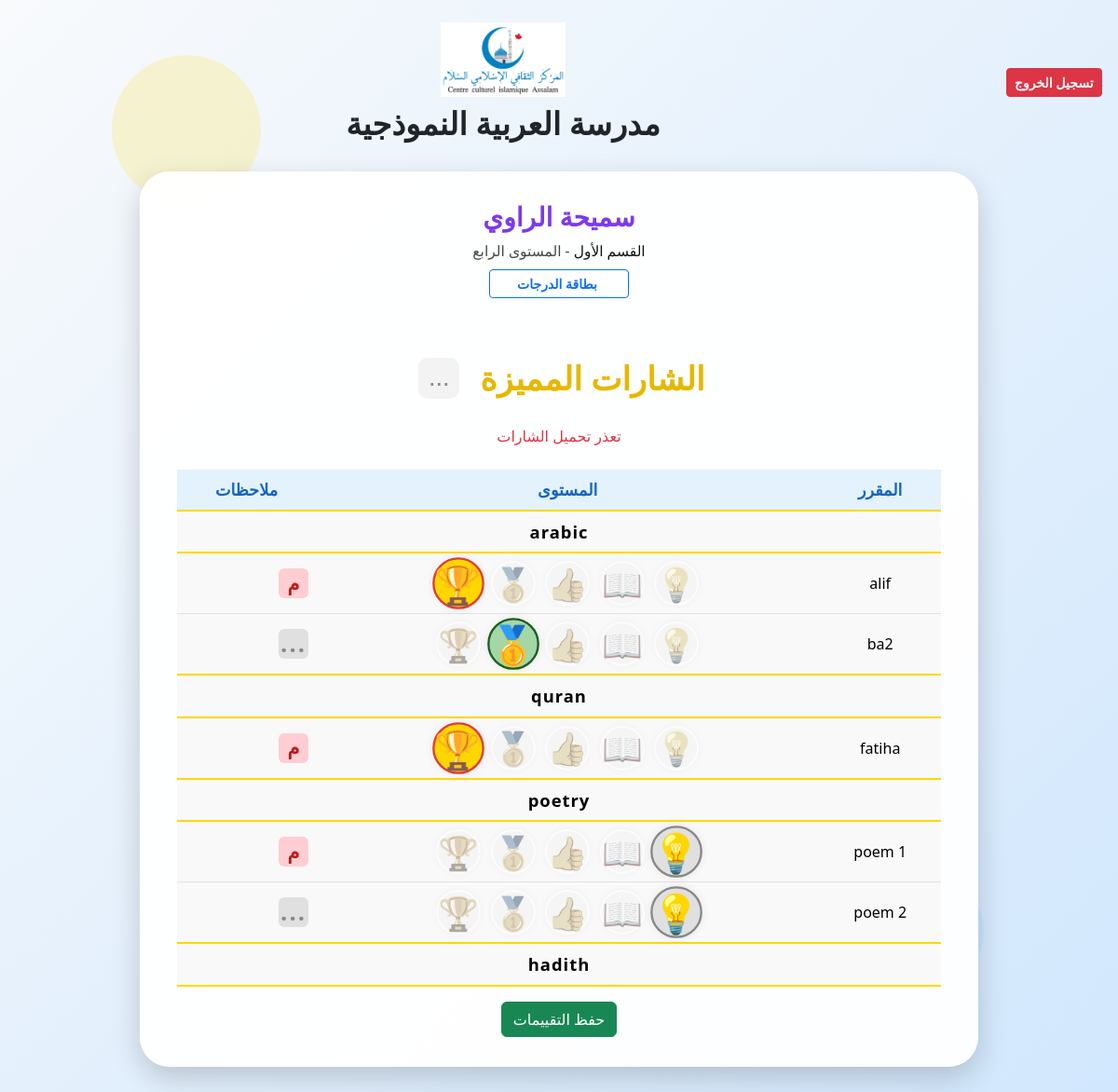
The page /student_abilities/7/5 (signed in) on the database its author committed.
### tables this page shows
CREATE TABLE students (
        id INTEGER PRIMARY KEY,
        name TEXT NOT NULL,
        class_id INTEGER,
        email TEXT,
        phone TEXT,
        notes TEXT,
        alerts TEXT
    , date_of_birth TEXT, secondary_email TEXT);

CREATE TABLE classes (
        id INTEGER PRIMARY KEY AUTOINCREMENT,
        name TEXT NOT NULL,
        teacher_id INTEGER,
        local_admin_id INTEGER NOT NULL,
        level_id INTEGER, backup_teacher_id INTEGER, dawra1_pub_start TEXT, dawra1_pub_end TEXT, dawra2_pub_start TEXT, dawra2_pub_end TEXT, dawra3_pub_start TEXT, dawra3_pub_end TEXT, year_pub_start TEXT, year_pub_end TEXT,
        FOREIGN KEY(teacher_id) REFERENCES teachers(id),
        FOREIGN KEY(local_admin_id) REFERENCES users(id),
        FOREIGN KEY(level_id) REFERENCES levels(id)
    );

CREATE TABLE levels (
        id INTEGER PRIMARY KEY AUTOINCREMENT,
        name TEXT NOT NULL,
        local_admin_id INTEGER NOT NULL,
        FOREIGN KEY(local_admin_id) REFERENCES users(id)
    );

CREATE TABLE curriculum_groups (
        id INTEGER PRIMARY KEY AUTOINCREMENT,
        name TEXT NOT NULL,
        local_admin_id INTEGER NOT NULL, level_id INTEGER,
        FOREIGN KEY(local_admin_id) REFERENCES users(id)
    );

CREATE TABLE curriculum_items (
        id INTEGER PRIMARY KEY AUTOINCREMENT,
        group_id INTEGER NOT NULL,
        name TEXT NOT NULL,
        FOREIGN KEY(group_id) REFERENCES curriculum_groups(id)
    );

### main.py (the view, shortened to what this page needs)
@app.route('/student_abilities/<int:student_id>/<int:class_id>', methods=['GET', 'POST'])
def student_abilities(student_id, class_id):
    from flask import session, redirect, url_for
    if 'user_id' not in session:
        return redirect(url_for('login'))
    import sqlite3
    from flask import jsonify
    import os
    import json
    conn = sqlite3.connect('ArabicSchool.db', timeout=10, check_same_thread=False)
    c = conn.cursor()
    info_path = os.path.join(os.path.dirname(__file__), 'school_info.json')
    if os.path.exists(info_path):
        with open(info_path, encoding='utf-8') as f:
            school_info = json.load(f)
    else:
        school_info = {"name": "", "logo": "school_logo.png"}
    c.execute('SELECT name, level_id FROM classes WHERE id=?', (class_id,))
    row = c.fetchone()
    if not row or not row[0] or not row[1]:
        conn.close()
        error_message = 'لم يتم العثور على الصف أو المستوى المطلوب.'
        return render_template('student_abilities.html', school_info=school_info, error_message=error_message)
    class_name = row[0]
    level_id = row[1]
    c.execute('SELECT name FROM levels WHERE id=?', (level_id,))
    level_row = c.fetchone()
    class_level = level_row[0] if level_row else ''
    c.execute('''SELECT cg.id, cg.name FROM curriculum_groups cg WHERE cg.level_id=?''', (level_id,))
    groups = []
    for group_id, group_name in c.fetchall():
        c.execute('''SELECT ci.id, ci.name FROM curriculum_items ci WHERE ci.group_id=?''', (group_id,))
        items = [{'id': cid, 'name': name} for cid, name in c.fetchall()]
        groups.append({'group_name': group_name, 'items': items})
    c.execute('SELECT curriculum_item_id, level, comment, comment_updated_at, comment_user FROM student_grades WHERE student_id=?', (student_id,))
    rows = c.fetchall()
    scores = {row[0]: row[1] for row in rows}
    comments = {row[0]: row[2] or '' for row in rows}
    comment_meta = {row[0]: {'updated_at': row[3], 'user': row[4]} for row in rows}
    editable = session.get('role') in ('teacher', 'local_admin')
    level_badges = [
        { 'label': 'بحاجة لمتابعة', 'class': 'level-none', 'icon': '💡' },
        { 'label': 'يتعلم', 'class': 'level-beginner', 'icon': '📖' },
        { 'label': 'مشاركة جيدة', 'class': 'level-intermediate', 'icon': '👍' },
        { 'label': 'جيد جداً', 'class': 'level-advanced', 'icon': '🥇' },
        { 'label': 'متميز', 'class': 'level-master', 'icon': '🏆' },
    ]
    c.execute('SELECT name FROM students WHERE id=?', (student_id,))
    row = c.fetchone()
    student_name = row[0] if row else ''
    conn.close()
    return render_template('student_abilities.html', school_info=school_info, groups=groups, scores=scores, comments=comments, comment_meta=comment_meta, editable=editable, level_badges=level_badges, student_name=student_name, student_id=student_id, class_id=class_id, class_name=class_name, class_level=class_level)

### templates/student_abilities.html (shortened to what this page needs)
<!DOCTYPE html>
<html lang="ar" dir="rtl">
<head>
    <link href="https://cdn.jsdelivr.net/npm/bootstrap@5.3.3/dist/css/bootstrap.min.css" rel="stylesheet">
</head>
<body>
    {% if error_message %}
    <div class="alert alert-danger text-center mt-5" role="alert" style="font-size:1.3rem;">
        {{ error_message }}
    </div>
    {% else %}
    <div class="d-flex justify-content-between align-items-center mb-4" style="padding-top: 24px;">
        <div class="text-start" style="min-width:120px;">
            <a href="/logout" class="btn btn-danger btn-sm" style="font-weight:bold; min-width:100px;">تسجيل الخروج</a>
        </div>
        <div class="text-center w-100">
            <img src="/static/{{ school_info.logo }}" alt="شعار المدرسة" style="max-height: 80px; margin-bottom: 8px;">
            <h1 style="font-size:2.1rem; font-weight:bold; margin-bottom:0;">{{ school_info.name }}</h1>
        </div>
    </div>
    <div class="bg-shape bg-shape1"></div>
    {% endif %}
    <div class="student-card">
        <h3 class="mb-2 text-center" style="color:#1769aa; font-weight:700;">
                     {% if student_name %}
            <span style="font-family:inherit; font-size:inherit; font-weight:inherit; color:#7c3aed;">{{ student_name }}</span>
            {% endif %}
        </h3>
        {% if class_name or class_level %}
        <div class="text-center" style="font-size:1.02rem; color:#222; font-weight:500; margin-bottom:1.2rem; display: flex; flex-direction: column; align-items: center; gap: 0.5rem;">
            <span style="font-size:0.97rem; color:#111; font-weight:400;">
              القسم
                {% if class_name %}{{ class_name }}{% endif %}
                {% if class_level %} <span style="color:#444;">-  المستوى
                  {{ class_level }}</span>{% endif %}
            </span>
            <a href="/score_card/{{ student_id }}" target="_blank" class="btn btn-outline-primary btn-sm" style="min-width: 150px; font-weight:600;">
                 بطاقة الدرجات
            </a>
        </div>
        {% endif %}
        <div class="super-badges-title" style="text-align:center; font-size:2.2rem; font-weight:bold; margin: 32px 0 8px 0; color:#e6b800; display:flex; align-items:center; justify-content:center; gap:16px;">
            <span>الشارات المميزة</span>
            <button id="super-badges-notes-btn" class="super-badge-notes-btn" title="ملاحظات الشارات" type="button">
                <span id="super-badges-notes-icon">...</span>
            </button>
        </div>
        <div id="super-badges-row" class="super-badges-row"></div>
        <table class="table curriculum-table" id="abilities-table">
            <thead>
                <tr>
                    <th>المقرر</th>
                    <th>المستوى</th>
                    <th>ملاحظات</th>
                </tr>
            </thead>
            <tbody>
                {% for group in groups %}
                    <tr class="category-header"><td colspan="3">{{ group.group_name }}</td></tr>
                    {% for item in group["items"] %}
                    <tr>
                        <td>{{ item.name }}</td>
                        <td>
                            {% if editable %}
                                <div class="badge-levels ability-badges" data-course-id="{{ item.id }}">
                                    {% for badge in level_badges %}
                                    <span class="badge-icon{% if scores[item.id]|default(0)==loop.index0 %} selected {{ badge.class }}{% endif %}" data-level="{{ loop.index0 }}" data-course-id="{{ item.id }}">{{ badge.icon }}</span>
                                    {% endfor %}
                                </div>
                            {% endif %}
                        </td>
                        <td>
                            <button type="button" class="btn btn-sm comment-btn d-flex align-items-center justify-content-center"
                                style="width:32px;height:32px;border-radius:6px;padding:0;background: {{ comments[item.id]|default('') and '#ffcdd2' or '#e0e0e0' }}; color: {{ comments[item.id]|default('') and '#b71c1c' or '#888' }}; border: none; outline: none; font-size: 1.3rem; font-weight: bold;"
                                data-course-id="{{ item.id }}"
                                data-comment="{{ comments[item.id]|default('')|e }}">
                                {% if comments[item.id]|default('') %}
                                    <span style="font-family: 'Cairo', 'Tahoma', Arial, sans-serif;">م</span>
                                {% else %}
                                    <span style="font-size:1.6rem;letter-spacing:2px;">...</span>
                                {% endif %}
                            </button>
                        </td>
                    </tr>
                    {% endfor %}
                {% endfor %}
            </tbody>
        </table>
        {% if editable %}
        <div class="text-center">
            <button class="btn btn-success" id="save-abilities-btn">حفظ التقييمات</button>
        </div>
        {% endif %}
    </div>
</body>
</html>

### templates/student_abilities.html (style rules this page uses)
body { background: linear-gradient(135deg, #f8fafc 0%, #d1e7fd 100%); min-height: 100vh; overflow-x: hidden; transition: background 1.2s cubic-bezier(.68,-0.55,.27,1.55); }
.bg-shape { position: absolute; border-radius: 50%; opacity: 0.18; z-index: 0; animation: float 8s ease-in-out infinite; }
.bg-shape1 { width: 160px; height: 160px; background: #ffd700; top: 5%; left: 10%; animation-delay: 0s; }
.student-card { border-radius: 2rem; box-shadow: 0 12px 32px rgba(0,0,0,0.18); background: rgba(255,255,255,0.95); padding: 2rem 2.5rem; margin: 2rem auto; max-width: 900px; position: relative; z-index: 2; animation: cardFadeIn 1.2s cubic-bezier(.68,-0.55,.27,1.55); }
.category-header { background: #fffbe7; color: #b8860b; font-weight: bold; font-size: 1.15rem; text-align: center; letter-spacing: 1px; border-top: 2px solid #ffd700; border-bottom: 2px solid #ffd700; }
.badge-levels { display: flex; gap: 0.4rem; justify-content: center; align-items: center; }
.badge-icon { font-size: 2.2rem; width: 48px; height: 48px; display: flex; align-items: center; justify-content: center; border-radius: 50%; margin: 0 2px; box-shadow: 0 0 8px 0 rgba(0,0,0,0.08); border: 2px solid #fff; transition: box-shadow 0.3s, transform 0.3s, filter 0.3s, background 0.3s; position: relative; opacity: 0.55; filter: grayscale(0.7); cursor: pointer; background: #f3f3f3; }
.badge-icon.selected { opacity: 1; filter: none; background: #fffbe7; border: 2px solid #ffd700; z-index: 2; transform: scale(1.16); }
.badge-icon.selected.level-none { animation: glow-blue 1.1s infinite linear alternate; }
.badge-icon.selected.level-advanced { animation: glow-purple 1.1s infinite linear alternate; }
.badge-icon.selected.level-master { animation: glow-red 1.1s infinite linear alternate; }
.badge-icon.selected.level-master { background: #ffd700; color: #b8860b; border: 2px solid #e53935; }
.badge-icon.selected.level-advanced { background: #a5d6a7; color: #1b5e20; border: 2px solid #1b5e20; }
.badge-icon.selected.level-none { background: #e0e0e0; color: #888; border: 2px solid #888; }
.curriculum-table th, .curriculum-table td { text-align: center; vertical-align: middle; }
.curriculum-table th { background: #e3f2fd; color: #1565c0; font-size: 1.1rem; }
.curriculum-table td { background: #f9f9f9; transition: background 0.3s; }
.super-badges-row { display: flex; flex-wrap: wrap; gap: 1.2rem; justify-content: center; align-items: flex-start; max-width: 800px; margin: 1.5rem auto 1.5rem auto; }
.super-badge-notes-btn { border: none !important; background: none !important; padding: 0 !important; margin: 0 6px !important; outline: none !important; box-shadow: none !important; cursor: pointer; display: flex; align-items: center; justify-content: center; }
.super-badge-notes-icon { display: flex; align-items: center; justify-content: center; width: 44px; height: 44px; border-radius: 10px; font-family: 'Cairo', 'Tahoma', Arial, sans-serif; font-size: 1.7rem; text-align: center; transition: background 0.2s, color 0.2s, font-weight 0.2s; user-select: none; }
.super-badge-notes-btn.no-note .super-badge-notes-icon { background: #f3f3f3 !important; color: #888 !important; font-weight: normal !important; }

### rows shown on the page
students: name "سميحة الراوي"
classes: name "الأول"
levels: name "الرابع"
curriculum_groups: group_name "arabic"
curriculum_items: name "alif", icon "💡" "📖" "👍" "🥇" "🏆", shows "م"
curriculum_items: name "ba2", icon "💡" "📖" "👍" "🥇" "🏆"
curriculum_groups: group_name "quran"
curriculum_items: name "fatiha", icon "💡" "📖" "👍" "🥇" "🏆", shows "م"
curriculum_groups: group_name "poetry"
curriculum_items: name "poem 1", icon "💡" "📖" "👍" "🥇" "🏆", shows "م"
curriculum_items: name "poem 2", icon "💡" "📖" "👍" "🥇" "🏆"
curriculum_groups: group_name "hadith"

### other values the page prints
{{ school_info.name }} "مدرسة العربية النموذجية"
